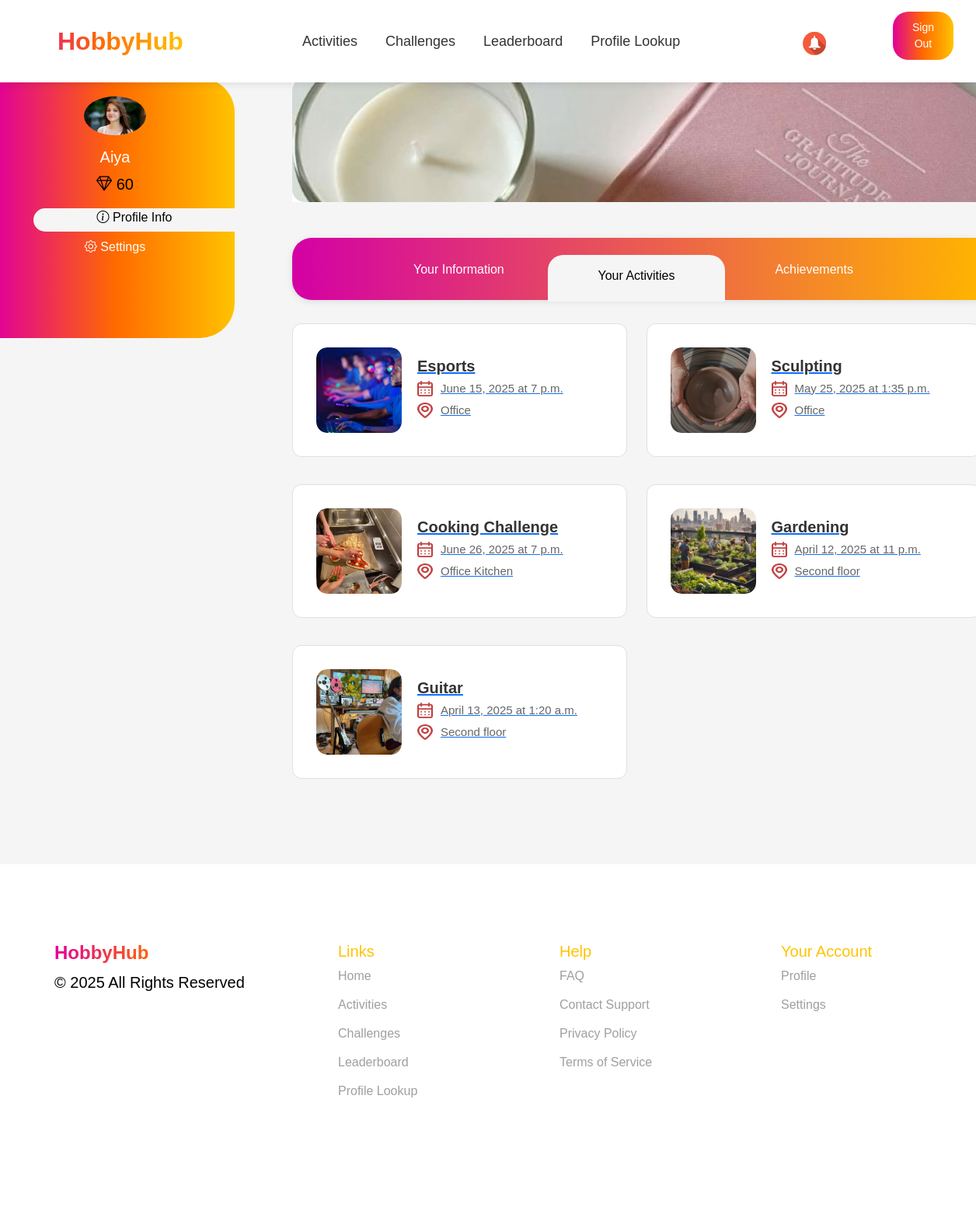
The page /user_profile/activities/ (signed in) on the database its author committed.
### events/models.py (models this page shows, shortened)
class Employee(models.Model):
    nickname = models.CharField(max_length=100, primary_key=True, verbose_name="Nickname")
    name = models.CharField(max_length=255, verbose_name="Name")
    last_name = models.CharField(max_length=255, verbose_name="Last Name")
    number = models.CharField(max_length=20, verbose_name="Number")
    join_date = models.DateField(verbose_name="Join Date")
    date_of_birth = models.DateField(null=True, blank=True, verbose_name="Date of Birth")
    receive_sms_notifications = models.BooleanField(default=True, verbose_name="Receive SMS Notifications")
    receive_email_notifications = models.BooleanField(default=True, verbose_name="Receive Email Notifications")
    receive_reminders = models.BooleanField(default=True, verbose_name="Receive Reminders")
    social_id = models.CharField(max_length=255, blank=True, null=True)  # ID из социальной сети
    social_provider = models.CharField(max_length=50, blank=True, null=True)  # Провайдер (Google, Facebook и т.д.)
    company = models.ForeignKey(
        Company,
        to_field='company_id',
        on_delete=models.CASCADE,
        verbose_name="Company"
    )
    gender = models.CharField(max_length=10, choices=[('Male', 'Male'), ('Female', 'Female')], verbose_name="Gender")
    mail = models.EmailField(unique=True, verbose_name="Email")
    password = models.CharField(max_length=255, verbose_name="Password")
    is_approved = models.BooleanField(default=False, verbose_name="Approved")
    profile_photo = models.ImageField(upload_to='profile_photos/', null=True, blank=True, verbose_name="Profile Photo")
    hobbies = models.ManyToManyField(Hobby, blank=True, related_name='employees')
    diamonds = models.IntegerField(default=0, verbose_name="Diamonds")

class Event(models.Model):
    EVENT_TYPES = [
        ('offline-outdoor', 'Offline - Outdoor'),
        ('offline-indoor', 'Offline - Indoor'),
        ('online', 'Online'),
    ]
    EVENT_STATUS = [
        ('upcoming', 'Upcoming'),
        ('in_progress', 'In Progress'),
        ('completed', 'Completed'),
    ]
    title = models.CharField(max_length=150)
    description = models.TextField()
    location = models.CharField(max_length=250)
    date = models.DateField()
    time = models.TimeField()
    event_type = models.CharField(max_length=15, choices=EVENT_TYPES, default='offline-indoor')
    status = models.CharField(max_length=12, choices=EVENT_STATUS, default='upcoming')
    hobbies = models.ManyToManyField(Hobby, related_name='events')
    image = models.ImageField(upload_to='event_images/', null=True, blank=True)
    company = models.ForeignKey(
        Company,
        to_field='company_id',
        on_delete=models.CASCADE,
        related_name='events',
        verbose_name="Company"
    )
    diamonds = models.IntegerField(default=0, verbose_name="Diamonds")
    quota = models.IntegerField(default=10, verbose_name="Quota")
    participants = models.ManyToManyField(Employee, related_name='events', blank=True)

### events/views.py (the view)
# urls.py: path('user_profile/activities/', profile_user_act, name='profile_user_act'),
def profile_user_act(request):
    nickname = request.session.get("nickname")
    if not nickname:
        return redirect("sign_in")
    try:
        employee = Employee.objects.get(nickname=nickname)
        registered_events = employee.events.all()  # Получаем все ивенты, на которые записан сотрудник
    except Employee.DoesNotExist:
        return redirect("sign_in")
    return render(request, 'profile_user_act.html', {
        'user': employee,
        'registered_events': registered_events,  # Передаем записанные ивенты в шаблон
    })

### events/templates/profile_user_act.html (shortened to what this page needs)
{% extends 'user_profile_base.html' %}
{% load static %}
{% block extra_css %}
    <link rel="stylesheet" href="https://cdn.jsdelivr.net/npm/bootstrap@5.3.0/dist/css/bootstrap.min.css">
    <link href="https://cdn.jsdelivr.net/npm/bootstrap-icons/font/bootstrap-icons.css" rel="stylesheet">
    <link rel="stylesheet" href="{% static 'css/all.css' %}">
    <link href="https://fonts.cdnfonts.com/css/gilroy-bold" rel="stylesheet">
{% endblock %}
{% block content %}
    <div class="container mt-4">
        <div class="row mainpartpro">
            <div class="col-md-2">
                <div class="sidebar p-4">
                    {% if user.profile_photo %}
                        <img src="{{ user.profile_photo.url }}" alt="Profile" class="rounded-circle mb-3" width="80">
                    {% else %}
                        <img src="{% static 'images/profile_photo.png' %}" class="rounded-circle mb-3" width="80">
                    {% endif %}
                    <h5>{{ user.name }}</h5>
                    <p><i class="bi bi-gem"></i> {{ user.diamonds }}</p>
                    <div class="pro-act-set-tab w-100 mb-2"><i class="bi bi-info-circle"></i><a href="{% url 'user_profile' %}"> Profile Info</a></div>
                    <div class="pro-set-tab w-100 mb-2"><i class="bi bi-gear"></i><a href="{% url 'user_setting' %}"> Settings</a></div>
                </div>
            </div>
            <div class="col-md-10 mainpartpro">
                <img src="{% static 'images/profile_banner.jpg' %}" class="img-fluid mb-3" alt="Banner">
                <div class="navbar user_det">
                    <div class="tab"><a href="{% url 'user_profile' %}">Your Information</a></div>
                    <div class="tab act-active-tab"><a href="{% url 'profile_user_act' %}">Your Activities</a></div>
                    <div class="tab"><a href="{% url 'user_achievements' %}">Achievements</a></div>
                </div>
                <div class="events-container">
                    {% if registered_events %}
                        {% for event in registered_events %}
                            <a href="{% url 'activity_details' event.id %}" class="event-link">
                                <div class="event-card">
                                    <div class="event-image">
                                        {% if event.image %}
                                            <img src="{{ event.image.url }}" alt="{{ event.title }}">
                                        {% else %}
                                            <img src="{% static 'images/default_event.jpg' %}" alt="{{ event.title }}">
                                        {% endif %}
                                    </div>
                                    <div class="event-details">
                                        <h3>{{ event.title }}</h3>
                                        <p>
                                            <img src="{% static 'images/your_act_calendar.png' %}" alt="Date" class="icon">
                                            {{ event.date }} at {{ event.time }}
                                        </p>
                                        <p>
                                            <img src="{% static 'images/your_act_location.png' %}" alt="Location" class="icon">
                                            {{ event.location }}
                                        </p>
                                    </div>
                                </div>
                            </a>
                        {% endfor %}
                    {% else %}
                        <p>You have not registered for any events yet.</p>
                    {% endif %}
                </div>
            </div>
        </div>
    </div>
{% endblock %}

### events/static/css/guest-styles.css (style rules this page uses)
html { scroll-behavior: smooth; }
body { font-family: 'Girloy-Medium', sans-serif !important; margin: auto; background-color: #f5f5f5; }
p { color: #000000; font-weight: 400; font-size: 20px; }

### events/static/css/organizer-styles.css (style rules this page uses)
body { font-family: 'Gilroy-Medium', sans-serif; background-color: #F5F5F5; }
body h1, h2, h3, h4,h5,h6, header { font-family: 'Gilroy-Bold', sans-serif; }
p { color: #000000; font-weight: 400; font-size: 20px; }
.event-card { display: flex; align-items: center; background: #ffffff; border-radius: 16px; padding: 20px; position: relative; overflow: hidden; transition: all 0.3s ease-in-out; border: 1px solid #e0e0e0; }
.event-image { width: 120px; height: 120px; border-radius: 14px; overflow: hidden; flex-shrink: 0; position: relative; }
.event-image img { width: 100%; height: 100%; object-fit: cover; border-radius: 14px; transition: transform 0.3s ease-in-out; }
.event-details { padding-left: 20px; flex: 1; }
.event-details h3 { margin: 0; font-size: 20px; font-weight: bold; color: #333; }
.event-details p { margin: 8px 0; font-size: 15px; color: #666; display: flex; align-items: center; font-weight: 500; }
.icon { width: 20px; height: 20px; margin-right: 10px; opacity: 0.8; transition: opacity 0.3s ease-in-out; }
.navbar { padding: 15px 0; box-shadow: 0 2px 10px rgba(0, 0, 0, 0.1); }

### events/static/css/user-styles.css (style rules this page uses)
body { overflow-x: hidden; }

### events/static/css/profile.css (style rules this page uses)
.mainpartpro { margin-top: 50px; margin-left: 50px; margin-right: -50px; margin-bottom: 50px; }
.mainpartpro img { border: 10px 10px 0px 0px; }
.pro-act-set-tab i, .pro-set-tab i { font-size: 16px; }
.pro-act-set-tab { background: #F5F5F5; color: #000000; margin-left: 25px; border-radius: 25px 0px 0px 25px; height: 30px; font-size: 16px; }
.sidebar { margin-top: 50px; margin-left: -150px; height: 335px; background: linear-gradient(90deg, #E10098 0%, #FF6A00 50%, #FFC300 100%); color: white; padding: 20px; border-radius: 0px 45px 45px 0px; text-align: center; }
.user_det { display: flex; background: linear-gradient(to right, #d400a5, #ffb400); border-radius: 25px 0px 0px 25px; padding: 0px 100px 0px 100px; max-width: 1200px; height: 80px; margin: 30px auto; position: relative; }
.tab { flex: 1; text-align: center; padding: 15px; color: white; font-weight: bold; cursor: pointer; position: relative; }
.tab a, .pro-set-tab a { text-decoration: none; color: white; font-weight: 400; }
.act-active-tab { margin-top: 22px; background: #F5F5F5; color: black; border-radius: 20px 20px 0px 0px; padding: 15px; height: 60px; }
.active-tab a,.act-active-tab a, .pro-act-set-tab a { text-decoration: none; color: black; }
.events-container { display: grid; grid-template-columns: repeat(auto-fit, minmax(320px, 1fr)); gap: 25px; max-width: 1000px; margin: auto; }
.event-card { display: flex; align-items: center; background: white; border-radius: 16px; padding: 16px; position: relative; overflow: hidden; }
.event-image { width: 110px; height: 110px; border-radius: 12px; overflow: hidden; flex-shrink: 0; position: relative; z-index: 1; }
.event-image img { width: 100%; height: 100%; object-fit: cover; }
.event-details { padding-left: 18px; z-index: 1; }
.event-details h3 { margin: 0; font-size: 18px; font-weight: bold; }
.event-details p { margin: 6px 0; font-size: 14px; color: #444; display: flex; align-items: center; }
.icon { width: 18px; height: 18px; margin-right: 8px; }
h3 { font-size: 18px; font-weight: bold; margin-top: 40px; margin-bottom: 20px; }

### events/static/css/activities.css (style rules this page uses)
:root { --primary-color: #FF6A00; --secondary-color: #FFC300; --accent-color: #E10098; --dark-color: #333333; --light-color: #F5F5F5; --white: #FFFFFF; --gray: #9F9F9F; --border-radius: 12px; --box-shadow: 0 4px 12px rgba(0, 0, 0, 0.1); --transition: all 0.3s ease; }
body { font-family: 'Gilroy-Medium', sans-serif; }
body h1, h2, h3, h4,h5,h6, header { font-family: 'Gilroy-Bold', sans-serif; }
.event-card { display: flex; align-items: center; background: #ffffff; border-radius: 12px; padding: 30px; border: 1px solid #e0e0e0; transition: all 0.3s ease-in-out; margin-bottom: 10px; }
.event-image { border-radius: 14px; overflow: hidden; }
.event-image img { width: 100%; height: 100%; object-fit: cover; border-radius: 14px; }
.event-details { padding-left: 20px; flex: 1; }
.event-details h3 { margin: 0; font-size: 20px; font-weight: bold; color: #333; }
.event-details p { margin: 8px 10; font-size: 15px; color: #666; display: flex; align-items: center; font-weight: 500; }
.icon { width: 20px; height: 20px; margin-right: 10px; opacity: 0.8; }

### rows shown on the page
Employee: profile_photo (picture), name "Aiya", diamonds "60"
Event: image (picture), title "Esports", date "June 15, 2025", time "7 p.m.", location "Office"
Event: image (picture), title "Sculpting", date "May 25, 2025", time "1:35 p.m.", location "Office"
Event: image (picture), title "Cooking Challenge", date "June 26, 2025", time "7 p.m.", location "Office Kitchen"
Event: image (picture), title "Gardening", date "April 12, 2025", time "11 p.m.", location "Second floor"
Event: image (picture), title "Guitar", date "April 13, 2025", time "1:20 a.m.", location "Second floor"
